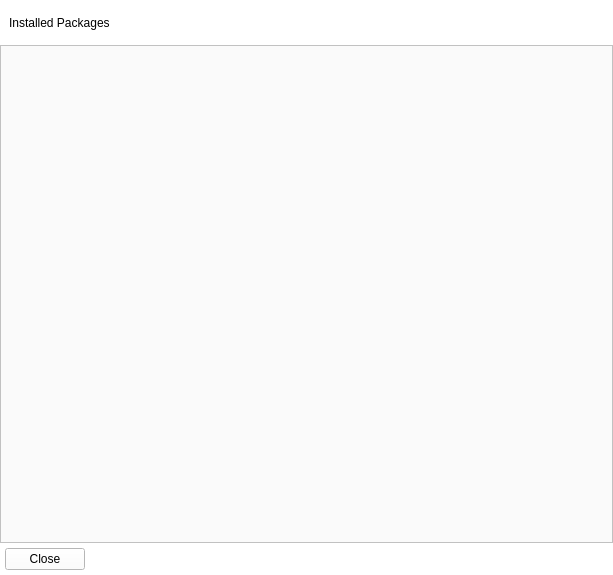
<?xml version="1.0" encoding="UTF-8"?>
<ui version="4.0">
 <class>InstalledPackagesView</class>
 <widget class="QWidget" name="InstalledPackagesView">
  <property name="geometry">
   <rect>
    <x>0</x>
    <y>0</y>
    <width>613</width>
    <height>575</height>
   </rect>
  </property>
  <property name="windowTitle">
   <string>Form</string>
  </property>
  <property name="styleSheet">
   <string notr="true">background: #fff;</string>
  </property>
  <layout class="QVBoxLayout" name="verticalLayout">
   <property name="spacing">
    <number>0</number>
   </property>
   <property name="leftMargin">
    <number>0</number>
   </property>
   <property name="topMargin">
    <number>0</number>
   </property>
   <property name="rightMargin">
    <number>0</number>
   </property>
   <property name="bottomMargin">
    <number>0</number>
   </property>
   <item>
    <widget class="QWidget" name="widget_2" native="true">
     <property name="minimumSize">
      <size>
       <width>0</width>
       <height>45</height>
      </size>
     </property>
     <property name="maximumSize">
      <size>
       <width>16777215</width>
       <height>45</height>
      </size>
     </property>
     <layout class="QHBoxLayout" name="horizontalLayout_2">
      <item>
       <widget class="QLabel" name="label">
        <property name="text">
         <string>Installed Packages</string>
        </property>
       </widget>
      </item>
      <item>
       <spacer name="horizontalSpacer_2">
        <property name="orientation">
         <enum>Qt::Horizontal</enum>
        </property>
        <property name="sizeHint" stdset="0">
         <size>
          <width>481</width>
          <height>20</height>
         </size>
        </property>
       </spacer>
      </item>
     </layout>
    </widget>
   </item>
   <item>
    <widget class="QListWidget" name="listWidget">
     <property name="styleSheet">
      <string notr="true">background: #fafafa;</string>
     </property>
    </widget>
   </item>
   <item>
    <widget class="QWidget" name="widget" native="true">
     <layout class="QHBoxLayout" name="horizontalLayout">
      <property name="leftMargin">
       <number>5</number>
      </property>
      <property name="topMargin">
       <number>5</number>
      </property>
      <property name="rightMargin">
       <number>5</number>
      </property>
      <property name="bottomMargin">
       <number>5</number>
      </property>
      <item>
       <widget class="QPushButton" name="pushButton">
        <property name="text">
         <string>Close</string>
        </property>
       </widget>
      </item>
      <item>
       <spacer name="horizontalSpacer">
        <property name="orientation">
         <enum>Qt::Horizontal</enum>
        </property>
        <property name="sizeHint" stdset="0">
         <size>
          <width>40</width>
          <height>20</height>
         </size>
        </property>
       </spacer>
      </item>
     </layout>
    </widget>
   </item>
  </layout>
 </widget>
 <resources/>
 <connections/>
</ui>
